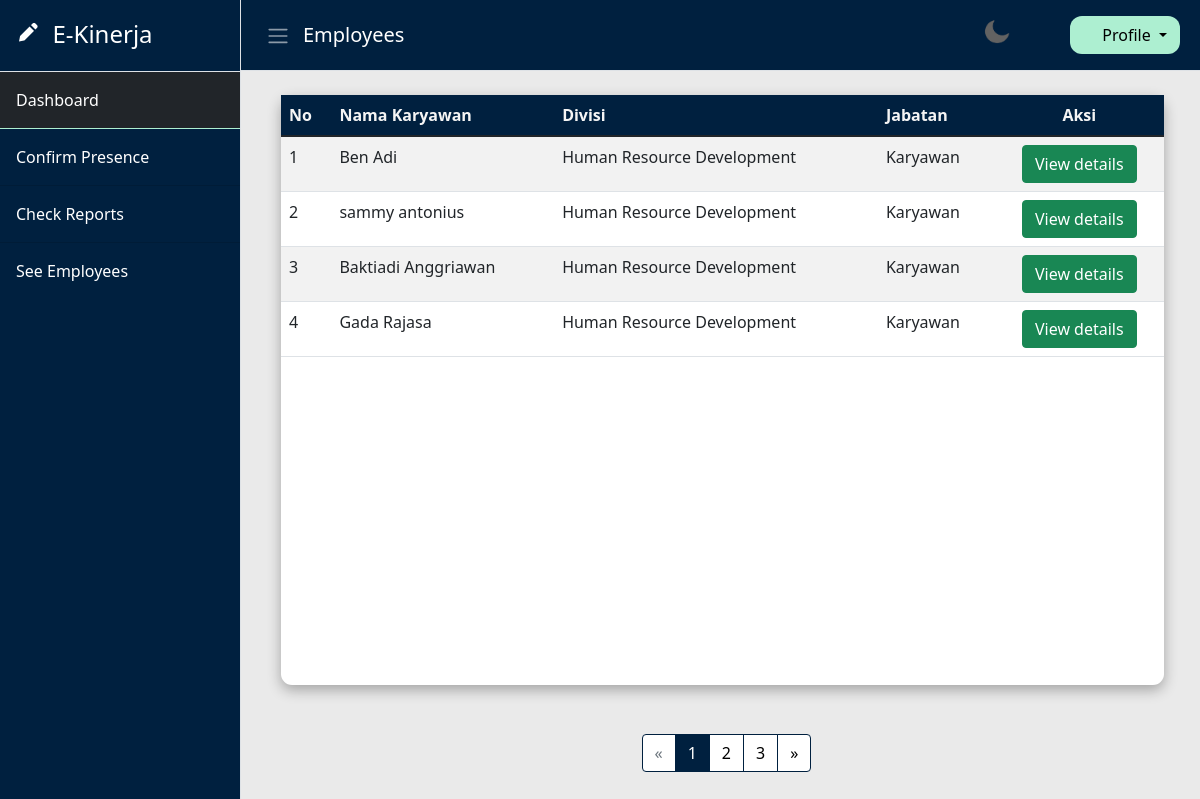
Page /web/admin/employee.php (signed in) on the committed database.
### tables this page shows
CREATE TABLE `users` (
  `id` bigint(20) NOT NULL,
  `username` varchar(64) NOT NULL,
  `password` varchar(64) NOT NULL,
  `first_name` varchar(64) NOT NULL,
  `last_name` varchar(64) NOT NULL,
  `picture` text DEFAULT NULL,
  `address` varchar(64) NOT NULL,
  `date_of_birth` date NOT NULL,
  `date_of_admission` datetime DEFAULT NULL,
  `position_id` bigint(20) NOT NULL,
  `division_id` bigint(20) NOT NULL
);

CREATE TABLE `divisions` (
  `id` bigint(20) NOT NULL,
  `name` varchar(64) NOT NULL
);

CREATE TABLE `positions` (
  `id` bigint(20) NOT NULL,
  `name` varchar(64) NOT NULL,
  `create_priv` tinyint(1) NOT NULL,
  `read_priv` tinyint(1) NOT NULL,
  `update_priv` tinyint(1) NOT NULL,
  `delete_priv` tinyint(1) NOT NULL
);

### web/layout/starter.php (called while the page is built, shortened)
<?php
    require_once("../../controller/UsersController.php");
    $user_controller = $_SESSION['user_controller'];
?>

### config/DBConfig.php (called while the page is built, shortened)
<?php
    class DBConfig {
        static function connect() {
            $host = "localhost:3306";
            $user = "root";
            $pass = "";
            $db = "project_pwl";
            $conn = mysqli_connect($host, $user, $pass, $db);
            if (!$conn) {
                die("Connection Failed : " . mysqli_connect_error());
                return null;
            }
            else return $conn;
        }
    }
?>

### controller/UsersController.php (called while the page is built, shortened)
<?php
    require_once("../../config/DBConfig.php");
    class UsersController {
        public function readEmployeesByDivisionId($division_id) {
            $this -> conn = DBConfig::connect();
            $sql = UsersQuery::$readEmployeesByDivisionId;
            $stmt = mysqli_prepare($this->conn, $sql);
            $stmt -> bind_param("s", $division_id);
            $stmt -> execute();
            return $stmt -> get_result();
        }
    }
?>

### web/admin/employee.php (the view, shortened to what this page needs)
<?php
    include("../layout/starter.php");
?>
<!DOCTYPE html>
<html lang="en">
<head>
    <?php
            $title = "Employees";
            $css_file = "admin/employee.css";
            include("../layout/header.php");
        ?>
</head>
<body>
    <div class="d-flex" id="wrapper">
        <?php include("../layout/sidebar.php") ?>
        <div id="page-content-wrapper">
            <?php include("../layout/navbar.php") ?>
            <center>
                <div class="card4">
                    <table class="table table-striped table-hover" style="border-radius: 0px">
                        <thead class="table hedbel">
                            <tr>
                                <th>No</th>
                                <th>Nama Karyawan</th>
                                <th>Divisi</th>
                                <th>Jabatan</th>
                                <th class="layout">
                                    Aksi
                                </th>
                            </tr>
                        </thead>
                        <?php
                            $pstResult = $user_controller -> readEmployeesByDivisionId($user['division_id']);
                            $page = (isset($_GET['page']))
                                    ? $_GET['page']
                                    : 1;
                            $pagination = (mysqli_num_rows($pstResult) > 5)
                                        ? 5
                                        : mysqli_num_rows($pstResult);
                            $index = $pagination * ($page - 1);
                            $row = 0;
                            for ($i = $index; $i < $pagination; $i++) {
                                $row++;
                                $data = $pstResult -> fetch_array();
                        ?>
                        <tr class="table-body bg-table-body-odd">
                            <td><?= $row ?></td>
                            <td><?= $data['first_name'] . " " . $data['last_name'] ?></td>
                            <td><?= $data['division_name'] ?></td>
                            <td><?= $data['position_name'] ?></td>
                            <td>
                                <center>
                                    <a href="employee_detail.php?user_id=<?= $data['user_id'] ?>" class="btn btn-success">View details</a>
                                </center>
                            </td>
                        </tr>
                        <?php } ?>
                    </table>
                </div>
                <div class="card-pagination">
                    <nav aria-label="Page-navigation">
                        <ul class="pagination">
                            <li class="page-item disabled">
                                <a class="page-link" href="#" aria-label="Previous">
                                    <span aria-hidden="true">&laquo;</span>
                                </a>
                            </li>
                            <li class="page-item active"><a class="page-link" href="#">1</a></li>
                            <li class="page-item"><a class="page-link" href="#">2</a></li>
                            <li class="page-item"><a class="page-link" href="#">3</a></li>
                            <li class="page-item">
                                <a class="page-link" href="#" aria-label="Next">
                                    <span aria-hidden="true">&raquo;</span>
                                </a>
                            </li>
                        </ul>
                    </nav>
                </div>
        </div>
    </div>
</body>
</html>

### web/layout/header.php (shortened to what this page needs)
<link href='https://unpkg.com/boxicons@2.1.4/css/boxicons.min.css' rel='stylesheet'>
<link href="../../asset/css/bootstrap.css" rel="stylesheet" />
<link rel="stylesheet" href="../../asset/css/main.css">
<link rel="stylesheet" href="../../asset/css/<?= $css_file ?>">

### web/layout/sidebar.php (shortened to what this page needs)
<div class="border-end " id="sidebar-wrapper">
    <div class="sidebar-heading border-bottom"><i class='bx bxs-pencil'></i>&nbsp; E-Kinerja</div>
    <div class="list-group list-group-flush">
        <?php if ($user['position_id'] == "1") {  ?>
            <a class="list-group-item list-group-item-action list-group-item-light p-3 active" href="../admin/dashboard.php">Dashboard</a>
            <a class="list-group-item list-group-item-action list-group-item-light p-3"  href="../presence/confirmation.php">Confirm Presence</a>
            <a class="list-group-item list-group-item-action list-group-item-light p-3"  href="../report/show.php">Check Reports</a>
            <a class="list-group-item list-group-item-action list-group-item-light p-3"  href="../admin/employee.php">See Employees</a>
        <?php } ?>
    </div>
</div>

### web/layout/navbar.php (shortened to what this page needs)
<nav class="navbar navbar-expand-lg navbar-dark border-bottom">
    <div class="container-fluid">
        <button class="btn" id="sidebarToggle"><span class="navbar-toggler-icon"></span></button>
        <a class="navbar-brand" href="#"><?= $title ?></a>
        <div class="collapse navbar-collapse" id="navbarSupportedContent">
            <ul class="navbar-nav ms-auto mt-2 mt-lg-0">
                <img src="../../asset/img/moon.png" alt="iconcoy" id="icon">
                <li class="nav-link">
                    <a href="../notification/index.php"><box-icon name='bell' color="white" size="30px"></box-icon></a>
                </li>
                <li class="dropdown nav-link">
                    <div class="dropdown">
                        <a class="btn dropdown-toggle" style="background-color: #ADEFD1; color: black; border-radius: 12px;" href="#" role="button" data-bs-toggle="dropdown" aria-expanded="false">
                            <span> <box-icon size="15px" name='user-circle'></box-icon> Profile </span>
                        </a>
                    </div>
                </li>
            </ul>
        </div>
    </div>
</nav>

### asset/css/main.css (style rules this page uses)
* { box-sizing: border-box; }
nav img { margin-right: 5px; margin-top: 9px; width: 30px; height: 30px; cursor: pointer; }

### asset/css/admin/employee.css (style rules this page uses)
.card4 { max-width: 80rem; height: 590px; padding-top: 0px; width: auto; box-shadow: 0 5px 14px rgba(0, 0, 0, .3); background-color: white; border-radius: 11px; margin-left: 40px; margin-top: 1.5rem; margin-bottom: 1.8rem; margin-right: 36px; text-align: left; }
.layout { text-align: center; }
.hedbel { background-color: #00203F; color: whitesmoke; }
.card-pagination { height: 80px; width:290px; padding: 20px; border-radius: 11px; justify-content: center; }

### rows in the picture
users: first_name "Ben", last_name "Adi", division.name "Human Resource Development", position.name "Karyawan"
users: first_name "sammy", last_name "antonius", division.name "Human Resource Development", position.name "Karyawan"
users: first_name "Baktiadi", last_name "Anggriawan", division.name "Human Resource Development", position.name "Karyawan"
users: first_name "Gada", last_name "Rajasa", division.name "Human Resource Development", position.name "Karyawan"

### other values in the picture
$title "Employees"
